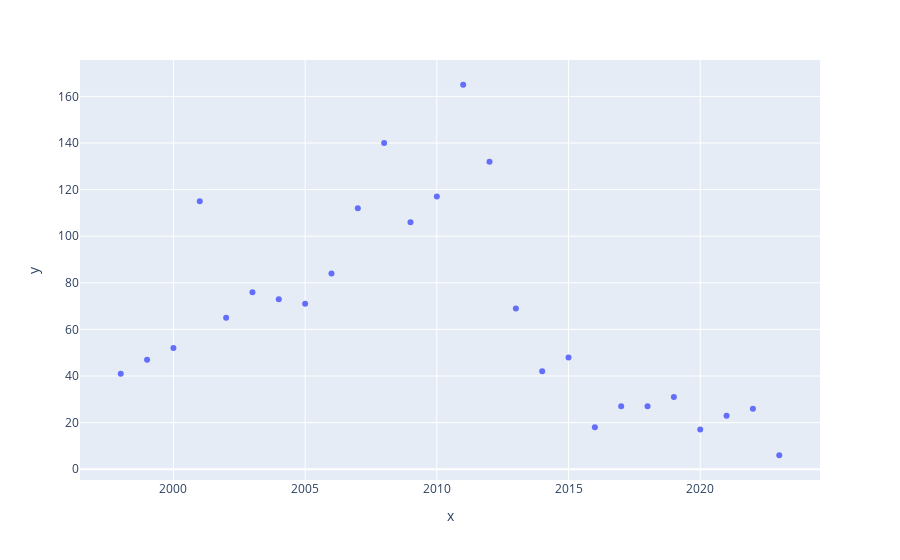

The notebook cell this image was saved under:
### Code cell
fig = px.scatter(x=pocos_por_ano.index, y=pocos_por_ano.values)
fig.show()

### Figure 1 — Plotly figure (JSON) as saved in the notebook; plotly's stock layout.template omitted (floating-point values rounded to 4 significant figures)
{"data": [{"hovertemplate": "x=%{x}<br>y=%{y}<extra></extra>", "legendgroup": "", "marker": {"color": "#636efa", "symbol": "circle"}, "mode": "markers", "name": "", "orientation": "v", "showlegend": false, "type": "scatter", "x": [1998, 1999, 2000, 2001, 2002, 2003, 2004, 2005, 2006, 2007, 2008, 2009, 2010, 2011, 2012, 2013, 2014, 2015, 2016, 2017, 2018, 2019, 2020, 2021, 2022, 2023], "xaxis": "x", "y": [41, 47, 52, 115, 65, 76, 73, 71, 84, 112, 140, 106, 117, 165, 132, 69, 42, 48, 18, 27, 27, 31, 17, 23, 26, 6], "yaxis": "y"}], "layout": {"legend": {"tracegroupgap": 0}, "margin": {"t": 60}, "xaxis": {"anchor": "y", "domain": [0, 1], "title": {"text": "x"}}, "yaxis": {"anchor": "x", "domain": [0, 1], "title": {"text": "y"}}}}
